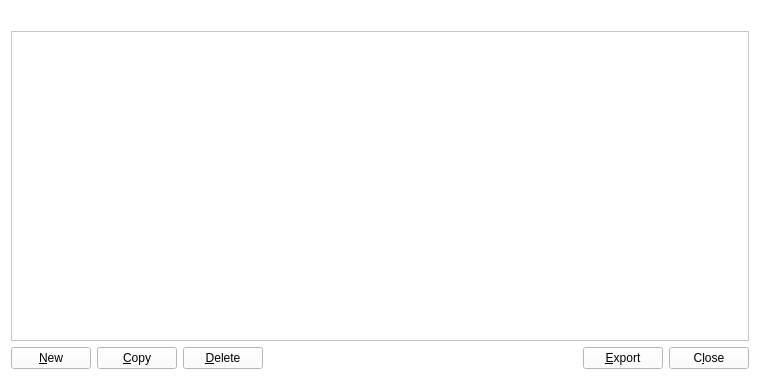
<?xml version="1.0" encoding="UTF-8"?>
<ui version="4.0">
 <class>AddressBookPage</class>
 <widget class="QWidget" name="AddressBookPage">
  <property name="geometry">
   <rect>
    <x>0</x>
    <y>0</y>
    <width>760</width>
    <height>380</height>
   </rect>
  </property>
  <property name="styleSheet">
   <string notr="true">background-color: rgb(255, 255, 255);</string>
  </property>
  <layout class="QVBoxLayout" name="verticalLayout">
   <item>
    <widget class="QLabel" name="labelExplanation">
     <property name="styleSheet">
      <string notr="true">color: rgb(0, 115, 255);</string>
     </property>
     <property name="textFormat">
      <enum>Qt::PlainText</enum>
     </property>
     <property name="wordWrap">
      <bool>true</bool>
     </property>
    </widget>
   </item>
   <item>
    <widget class="QTableView" name="tableView">
     <property name="contextMenuPolicy">
      <enum>Qt::CustomContextMenu</enum>
     </property>
     <property name="toolTip">
      <string>Right-click to edit address or label</string>
     </property>
     <property name="tabKeyNavigation">
      <bool>false</bool>
     </property>
     <property name="alternatingRowColors">
      <bool>true</bool>
     </property>
     <property name="selectionMode">
      <enum>QAbstractItemView::SingleSelection</enum>
     </property>
     <property name="selectionBehavior">
      <enum>QAbstractItemView::SelectRows</enum>
     </property>
     <property name="sortingEnabled">
      <bool>true</bool>
     </property>
     <attribute name="verticalHeaderVisible">
      <bool>false</bool>
     </attribute>
    </widget>
   </item>
   <item>
    <layout class="QHBoxLayout" name="horizontalLayout">
     <item>
      <widget class="QPushButton" name="newAddress">
       <property name="toolTip">
        <string>Create a new address</string>
       </property>
       <property name="text">
        <string>&amp;New</string>
       </property>
       <property name="icon">
        <iconset resource="../bitcoin.qrc">
         <normaloff>:/icons/add</normaloff>:/icons/add</iconset>
       </property>
       <property name="autoDefault">
        <bool>false</bool>
       </property>
      </widget>
     </item>
     <item>
      <widget class="QPushButton" name="copyAddress">
       <property name="toolTip">
        <string>Copy the currently selected address to the system clipboard</string>
       </property>
       <property name="text">
        <string>&amp;Copy</string>
       </property>
       <property name="icon">
        <iconset resource="../bitcoin.qrc">
         <normaloff>:/icons/editcopy</normaloff>:/icons/editcopy</iconset>
       </property>
       <property name="autoDefault">
        <bool>false</bool>
       </property>
      </widget>
     </item>
     <item>
      <widget class="QPushButton" name="deleteAddress">
       <property name="toolTip">
        <string>Delete the currently selected address from the list</string>
       </property>
       <property name="text">
        <string>&amp;Delete</string>
       </property>
       <property name="icon">
        <iconset resource="../bitcoin.qrc">
         <normaloff>:/icons/remove</normaloff>:/icons/remove</iconset>
       </property>
       <property name="autoDefault">
        <bool>false</bool>
       </property>
      </widget>
     </item>
     <item>
      <spacer name="horizontalSpacer">
       <property name="orientation">
        <enum>Qt::Horizontal</enum>
       </property>
       <property name="sizeHint" stdset="0">
        <size>
         <width>40</width>
         <height>20</height>
        </size>
       </property>
      </spacer>
     </item>
     <item>
      <widget class="QPushButton" name="exportButton">
       <property name="toolTip">
        <string>Export the data in the current tab to a file</string>
       </property>
       <property name="text">
        <string>&amp;Export</string>
       </property>
       <property name="icon">
        <iconset resource="../bitcoin.qrc">
         <normaloff>:/icons/export</normaloff>:/icons/export</iconset>
       </property>
       <property name="autoDefault">
        <bool>false</bool>
       </property>
      </widget>
     </item>
     <item>
      <widget class="QPushButton" name="closeButton">
       <property name="sizePolicy">
        <sizepolicy hsizetype="Minimum" vsizetype="Minimum">
         <horstretch>0</horstretch>
         <verstretch>0</verstretch>
        </sizepolicy>
       </property>
       <property name="text">
        <string>C&amp;lose</string>
       </property>
       <property name="autoDefault">
        <bool>false</bool>
       </property>
      </widget>
     </item>
    </layout>
   </item>
  </layout>
 </widget>
 <resources>
  <include location="../bitcoin.qrc"/>
 </resources>
 <connections/>
</ui>
